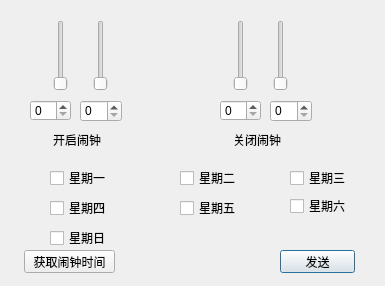
<?xml version="1.0" encoding="UTF-8"?>
<ui version="4.0">
 <class>AlarmClock</class>
 <widget class="QDialog" name="AlarmClock">
  <property name="geometry">
   <rect>
    <x>0</x>
    <y>0</y>
    <width>385</width>
    <height>286</height>
   </rect>
  </property>
  <property name="windowTitle">
   <string>Dialog</string>
  </property>
  <widget class="QCheckBox" name="checkBox">
   <property name="geometry">
    <rect>
     <x>50</x>
     <y>170</y>
     <width>81</width>
     <height>16</height>
    </rect>
   </property>
   <property name="text">
    <string>星期一</string>
   </property>
  </widget>
  <widget class="QCheckBox" name="checkBox_2">
   <property name="geometry">
    <rect>
     <x>180</x>
     <y>170</y>
     <width>71</width>
     <height>16</height>
    </rect>
   </property>
   <property name="text">
    <string>星期二</string>
   </property>
  </widget>
  <widget class="QCheckBox" name="checkBox_3">
   <property name="geometry">
    <rect>
     <x>290</x>
     <y>170</y>
     <width>71</width>
     <height>16</height>
    </rect>
   </property>
   <property name="text">
    <string>星期三</string>
   </property>
  </widget>
  <widget class="QCheckBox" name="checkBox_4">
   <property name="geometry">
    <rect>
     <x>50</x>
     <y>200</y>
     <width>71</width>
     <height>16</height>
    </rect>
   </property>
   <property name="text">
    <string>星期四</string>
   </property>
  </widget>
  <widget class="QCheckBox" name="checkBox_5">
   <property name="geometry">
    <rect>
     <x>180</x>
     <y>200</y>
     <width>71</width>
     <height>16</height>
    </rect>
   </property>
   <property name="text">
    <string>星期五</string>
   </property>
  </widget>
  <widget class="QCheckBox" name="checkBox_6">
   <property name="geometry">
    <rect>
     <x>290</x>
     <y>196</y>
     <width>71</width>
     <height>20</height>
    </rect>
   </property>
   <property name="text">
    <string>星期六</string>
   </property>
  </widget>
  <widget class="QCheckBox" name="checkBox_7">
   <property name="geometry">
    <rect>
     <x>50</x>
     <y>230</y>
     <width>71</width>
     <height>16</height>
    </rect>
   </property>
   <property name="text">
    <string>星期日</string>
   </property>
  </widget>
  <widget class="QSlider" name="verticalSliderOpen">
   <property name="geometry">
    <rect>
     <x>50</x>
     <y>20</y>
     <width>22</width>
     <height>71</height>
    </rect>
   </property>
   <property name="orientation">
    <enum>Qt::Vertical</enum>
   </property>
  </widget>
  <widget class="QSlider" name="verticalSlider_2">
   <property name="geometry">
    <rect>
     <x>90</x>
     <y>20</y>
     <width>22</width>
     <height>71</height>
    </rect>
   </property>
   <property name="orientation">
    <enum>Qt::Vertical</enum>
   </property>
  </widget>
  <widget class="QSlider" name="verticalSlider_3">
   <property name="geometry">
    <rect>
     <x>230</x>
     <y>20</y>
     <width>22</width>
     <height>71</height>
    </rect>
   </property>
   <property name="orientation">
    <enum>Qt::Vertical</enum>
   </property>
  </widget>
  <widget class="QSlider" name="verticalSlider_4">
   <property name="geometry">
    <rect>
     <x>270</x>
     <y>20</y>
     <width>22</width>
     <height>71</height>
    </rect>
   </property>
   <property name="orientation">
    <enum>Qt::Vertical</enum>
   </property>
  </widget>
  <widget class="QLabel" name="label">
   <property name="geometry">
    <rect>
     <x>53</x>
     <y>130</y>
     <width>61</width>
     <height>20</height>
    </rect>
   </property>
   <property name="text">
    <string>开启闹钟</string>
   </property>
  </widget>
  <widget class="QLabel" name="label_2">
   <property name="geometry">
    <rect>
     <x>233</x>
     <y>130</y>
     <width>61</width>
     <height>20</height>
    </rect>
   </property>
   <property name="text">
    <string>关闭闹钟</string>
   </property>
  </widget>
  <widget class="QPushButton" name="SendAlarmData">
   <property name="geometry">
    <rect>
     <x>280</x>
     <y>250</y>
     <width>75</width>
     <height>23</height>
    </rect>
   </property>
   <property name="text">
    <string>发送</string>
   </property>
  </widget>
  <widget class="QSpinBox" name="spinBox">
   <property name="geometry">
    <rect>
     <x>30</x>
     <y>100</y>
     <width>41</width>
     <height>21</height>
    </rect>
   </property>
  </widget>
  <widget class="QSpinBox" name="spinBox_2">
   <property name="geometry">
    <rect>
     <x>80</x>
     <y>100</y>
     <width>42</width>
     <height>22</height>
    </rect>
   </property>
  </widget>
  <widget class="QSpinBox" name="spinBox_4">
   <property name="geometry">
    <rect>
     <x>270</x>
     <y>100</y>
     <width>42</width>
     <height>22</height>
    </rect>
   </property>
  </widget>
  <widget class="QSpinBox" name="spinBox_3">
   <property name="geometry">
    <rect>
     <x>220</x>
     <y>100</y>
     <width>41</width>
     <height>21</height>
    </rect>
   </property>
  </widget>
  <widget class="QPushButton" name="GainAlarm">
   <property name="geometry">
    <rect>
     <x>24</x>
     <y>250</y>
     <width>91</width>
     <height>23</height>
    </rect>
   </property>
   <property name="text">
    <string>获取闹钟时间</string>
   </property>
  </widget>
 </widget>
 <resources/>
 <connections/>
</ui>
